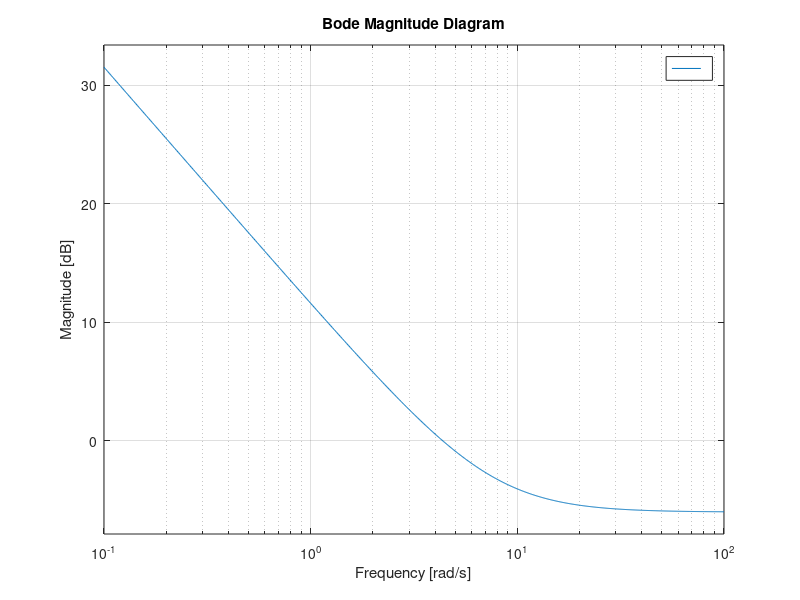

MATLAB code to generate this figure: (Note: this script raises an error after producing the figure.)
%% Homework4
% Yejing Zhou & Mengyan Li

w = logspace(-3,4,1000);
t = linspace(0,2.5,1000);
%% Plant Model
Ap = [-1.3046e+00   1.0000e+00  -2.1420e-01            0;
   4.7711e+01            0  -1.0483e+02            0;
            0            0            0   1.0000e+00;
            0            0  -4.7769e+03  -9.7729e+01]


Bp =[0;0;0;4.7769e+03]


Cp =[ -1.1569e+03            0  -1.8995e+02            0;
   1.0000e+00            0            0            0;
            0   1.0000e+00            0            0;
            0            0   1.0000e+00            0;
            0            0            0   1.0000e+00]


Dp =[0;
     0;
     0;
     0;
     0]

%% Target Loop Gain Cross-Over Frequency
% This parameter set the target bandwidth

wlgcf = 1.2; %Hz
disp(' ')
disp(['Target lgcf = ' num2str(wlgcf)])
disp(' ')

%% Sensitivity Ws

Ws.Tau = 1/(2*pi*wlgcf);
Ws.K = 0.5/Ws.Tau;
%Ws.K = 0.8/Ws.Tau;
Ws.num = Ws.K * [Ws.Tau, 1];
Ws.den = [1, 0];
[Ws.A,Ws.B,Ws.C,Ws.D] = tf2ss(Ws.num,Ws.den);

Ws.sys = ss(Ws.A,Ws.B,Ws.C,Ws.D);
figure(1)
bodemag(Ws.sys)
grid on
hold on

%% Complementary Sensitivity Wt

Wt.TauN = 1/(3.5*2*pi*wlgcf);
Wt.TauD = 0.005;
Wt.K = 0.707;
Wt.num = Wt.K * [Wt.TauN, 1];
Wt.den = [Wt.TauD, 1];
[Wt.A,Wt.B,Wt.C,Wt.D] = tf2ss(Wt.num,Wt.den);

Wt.sys = ss(Wt.A,Wt.B,Wt.C,Wt.D);


%% Control Activity

Wc = 0.1;
Cc = [0, 0, 0, 1];
Wc_sys = ss(0,0,0,Wc);

%% Controller
%%Hinf Controller
Ac_hinf = [0     0; 0  -200]
Bc1_hinf = [ 1     0     0     0     0; 1     0     0     0     0]
Bc2_hinf = [-1;0]
Cc_hinf =[-2.0470e-02  -1.4680e-01]
Dc1_hinf = [0   5.1027e+00   4.6076e-01  -7.0538e-01  -6.3309e-03]
Dc2_hinf = 0

%RSLQR Controller
Ac_r = 0
Bc1_r = [1     0     0     0     0]
Bc2_r = -1
Cc_r = -9.3194e-03
Dc1_r = [0   2.5923e+00   2.3625e-01   0            0]
Dc2_r = 0;

%% Closed loop system
%Closed loop System for Hinf
 Z_hinf = inv(eye(size(Dc1_hinf*Dp))-Dc1_hinf*Dp);
 Acl_hinf = [(Ap+Bp*Z_hinf*Dc1_hinf*Cp)              (Bp*Z_hinf*Cc_hinf);
         (Bc1_hinf*(Cp+Dp*Z_hinf*Dc1_hinf*Cp))  (Ac_hinf+Bc1_hinf*Dp*Z_hinf*Cc_hinf)]
 Bcl_hinf = [       Bp*Z_hinf*Dc2_hinf;
         (Bc2_hinf+Bc1_hinf*Dp*Z_hinf*Dc2_hinf)]
 Ccl_hinf = [(Cp+Dp*Z_hinf*Dc1_hinf*Cp) (Dp*Z_hinf*Cc_hinf)]
 Dcl_hinf=(Dp*Z_hinf*Dc2_hinf)
 sys_clh = ss(Acl_hinf,Bcl_hinf,Ccl_hinf,Dcl_hinf);

 %Closed loop system for RSLQR
 Z_r = inv(eye(size(Dc1_r*Dp))-Dc1_r*Dp);
 Acl_r = [     (Ap+Bp*Z_r*Dc1_r*Cp)              (Bp*Z_r*Cc_r);
         (Bc1_r*(Cp+Dp*Z_r*Dc1_r*Cp))  (Ac_r+Bc1_r*Dp*Z_r*Cc_r)]
 Bcl_r = [       Bp*Z_r*Dc2_r;
         (Bc2_r+Bc1_r*Dp*Z_r*Dc2_r)]
 Ccl_r = [(Cp+Dp*Z_r*Dc1_r*Cp) (Dp*Z_r*Cc_r)]
 Dcl_r =(Dp*Z_r*Dc2_r)
 sys_clr = ss(Acl_r,Bcl_r,Ccl_r,Dcl_r);

%% Step Response
 %Step response for Hinf
 y_hinf = step(sys_clh,t);
 az_h = y_hinf(:,1); %  acceleration (fps2)
 aze_h = abs(ones(size(az_h))-az_h);  % error for az
 taur_h = 0.; taus_h= 0.; % rise time and settling time
 fv_h = aze_h(numel(aze_h)); % final value of the error
 e_nh = aze_h - fv_h*ones(size(aze_h)) - 0.36*ones(size(aze_h));
 e_n1h = abs(e_nh) + e_nh;
 taur_h = crosst(e_n1h,t); % rise time 
 e_nh = aze_h - fv_h*ones(size(aze_h)) - 0.05*ones(size(aze_h));
 e_n1h = abs(e_nh) + e_nh;
 taus_h = crosst(e_n1h,t); % settling time
%Step response for RSLQR
  y_r = step(sys_clr,t);
  az_r = y_r(:,1); %  acceleration (fps2)
  aze_r = abs(ones(size(az_r))-az_r);  % error for az
  taur_r = 0.; taus_r= 0.; % rise time and settling time
  fv_r = aze_r(numel(aze_r)); % final value of the error
  e_nr = aze_r - fv_r*ones(size(aze_r)) - 0.36*ones(size(aze_r));
  e_n1r = abs(e_nr) + e_nr;
  taur_r = crosst(e_n1r,t); % rise time 
  e_nr = aze_r - fv_r*ones(size(aze_r)) - 0.05*ones(size(aze_r));
  e_n1r = abs(e_nr) + e_nr;
  taus_r = crosst(e_n1r,t); % settling time
     

%% Frequency Domain Analysis
    %RSLQR
  A_Lur = [ Ap 0.*Bp*Cc_r;  Bc1_r*Cp Ac_r];
  B_Lur = [ Bp; Bc1_r*Dp];
  C_Lur = -[ Dc1_r*Cp Cc_r];%change sign for loop gain
  D_Lur = -[ Dc1_r*Dp];
  sys_Lur = ss(A_Lur,B_Lur,C_Lur,D_Lur);
  magdb = 20*log10(abs(squeeze(freqresp(sys_Lur,w))));
  wc_r = crosst(magdb,w); % LGCF, assumes Lu is a scalar
  sr_r = sigma(sys_Lur,w,3);
  sru_minr = min(abs(sr_r));
  rd_r = sigma(sys_Lur,w,2);
  rdu_minr = min(abs(rd_r));
  Lu_r = freqresp(sys_Lur,w);
    %Hinf
  A_Luh = [ Ap 0.*Bp*Cc_hinf;  Bc1_hinf*Cp Ac_hinf];
  B_Luh = [ Bp; Bc1_hinf*Dp];
  C_Luh = -[ Dc1_hinf*Cp Cc_hinf];%change sign for loop gain
  D_Luh = -[ Dc1_hinf*Dp];
  sys_Luh = ss(A_Luh,B_Luh,C_Luh,D_Luh);
  magdb = 20*log10(abs(squeeze(freqresp(sys_Luh,w))));
  wc_h = crosst(magdb,w); % LGCF, assumes Lu is a scalar
  sr_h = sigma(sys_Luh,w,3);
  sru_minh = min(abs(sr_h));
  rd_h = sigma(sys_Luh,w,2);
  rdu_minh = min(abs(rd_h));
  Lu_h = freqresp(sys_Luh,w);
     
%% Plots
% Plot Unit step Az command
figure;
plot(t,az_h,'b','LineWidth',2);
hold on
plot(t,az_r,'r','LineWidth',2);
grid
title('Step Reponse of Acceleration: Hinf V.S. RSLQR')
legend(['Hinf-Response: 63% Tr = ' num2str(taur_h) ' 95% Ts = ' num2str(taus_h)],['RSLQR-Response: 63% Tr = ' num2str(taur_r) ' 95% Ts = ' num2str(taus_r)])
xlabel('Time (sec)');
ylabel('Az (fps2)');

% Plot Nyquist
  theta = -2*pi:.001:2*pi;
  x1 = cos(theta);
  y1 = sin(theta);
  xu = x1-1;
  yu = y1;
  xir = rdu_minr*x1 - 1;
  yir = rdu_minr*y1 ;
  xih = rdu_minh*x1 - 1;
  yih = rdu_minh*y1 ;
  figure 
  plot(xih,yih,'-.r',xir,yir,'r',xu,yu,'k',real(squeeze(Lu_r)),imag(squeeze(Lu_r)),'b',real(squeeze(Lu_h)),imag(squeeze(Lu_h)),'g');
  grid
  axis([-3 2 -2 2]);
  legend('Loop-Hinf','Loop-RSLQR','Unit Circle','Lu-RSLQR','Lu-Hinf');
  xlabel('Real')
  ylabel('Imaginary')
  title('Nyquist Plot at Plant Inutput: RSLQR V.S. Hinf')

%plot bode
  figure;
  margin(sys_Lur);grid
  hold on
  margin(sys_Luh)
  legend('RSLQR:','Hinf')
  xlabel('Frequency (rps)')
  ylabel('Mag')
  title('Bode at Input: RSLQR V.S. Hinf')
%plot return difference
figure
semilogx(w,20*log10(abs(rd_r)),'r','LineWidth',2);grid
hold on
semilogx(w,20*log10(abs(rd_h)),'b','LineWidth',2);
legend([' RSLQR-min(I+Lu_r) = ' num2str(rdu_minr)],[' Hinf-min(I+Lu_h) = ' num2str(rdu_minh)]);
xlabel('Frequency (rps)')
ylabel('Mag dB')
title('Return Difference at Plant Input: RSLQR V.S. Hinf')
%plot stability matrix
figure
semilogx(w,20*log10(abs(sr_r)),'r','LineWidth',2);grid
hold on
semilogx(w,20*log10(abs(sr_h)),'b','LineWidth',2);
legend([' RSLQR-min(I+Lu_r) = ' num2str(sru_minr)],[' Hinf-min(I+Lu_h) = ' num2str(sru_minh)]);
xlabel('Frequency (rps)')
ylabel('Mag dB')
title('Stability Robustness at Plant Input: RSLQR V.S. Hinf')
  
%%Compute singluar value margins
%H-inf
hinf_neg_gm =  min([ (1/(1+rdu_minh)) (1-sru_minh)]); % in dB
hinf_pos_gm =  max([ (1/(1-rdu_minh)) (1+sru_minh)]); % in dB
hinf_neg_gmdB = 20*log10( hinf_neg_gm ); % in dB
hinf_pos_gmdB = 20*log10( hinf_pos_gm ); % in dB
hinf_pm = 180*(max([2*asin(rdu_minh/2) 2*asin(sru_minh/2)]))/pi;% in deg
disp('H inf Singular value margins')
disp(['H inf Min Singular value I+Lu =    ' num2str(rdu_minh)])
disp(['H inf Min Singular value I+invLu = ' num2str(sru_minh)])
disp(['H inf Singular value gain margins = [' ...
num2str(hinf_neg_gmdB) ' dB,' num2str(hinf_pos_gmdB) ' dB ]' ])
disp(['H inf Singular value phase margins = [ +/-' ...
num2str(hinf_pm)  ' deg ]' ])

%RSLQR
rslqr_neg_gm =  min([ (1/(1+rdu_minr)) (1-sru_minr)]); % in dB
rslqr_pos_gm =  max([ (1/(1-rdu_minr)) (1+sru_minr)]); % in dB
rslqr_neg_gmdB = 20*log10( rslqr_neg_gm ); % in dB
rslqr_pos_gmdB = 20*log10( rslqr_pos_gm ); % in dB
rslqr_pm = 180*(max([2*asin(rdu_minr/2) 2*asin(sru_minr/2)]))/pi;% in deg
disp('RSLQR singular value margins')
disp(['RSLQR Min Singular value I+Lu =    ' num2str(rdu_minr)])
disp(['RSLQR Min Singular value I+invLu = ' num2str(sru_minr)])
disp(['RSLQR Singular value gain margins = [' ...
num2str(rslqr_neg_gmdB) ' dB,' num2str(rslqr_pos_gmdB) ' dB ]' ])
disp(['RSLQRSingular value phase margins = [ +/-' ...
num2str(rslqr_pm)  ' deg ]' ])
     
% Analysis at plant output
%H-inf     
hinf_T  = freqresp(sys_clh,w); % Complementary Sensitivity
hinf_S = 1 - hinf_T; % Sensitivity
hinf_T_Az = 20*log10(abs(squeeze(hinf_T(1,1,:))));
hinf_S_Az = 20*log10(abs(squeeze(hinf_S(1,1,:))));
hinf_Tmax = max(hinf_T_Az); % Inf Norm of T in dB
hinf_Smax = max(hinf_S_Az); % Inf Norm of S in dB
hinf_Ws_magdb = 20*log10(abs(squeeze(1/freqresp(Ws.sys,w))));
hinf_Wt_magdb = 20*log10(abs(squeeze(1/freqresp(Wt.sys,w)))); 

%RSLQR
rslqr_T  = freqresp(sys_clr,w); % Complementary Sensitivity
rslqr_S = 1 - rslqr_T; % Sensitivity
rslqr_T_Az = 20*log10(abs(squeeze(rslqr_T(1,1,:))));
rslqr_S_Az = 20*log10(abs(squeeze(rslqr_S(1,1,:))));
rslqr_Tmax = max(rslqr_T_Az); % Inf Norm of T in dB
rslqr_Smax = max(rslqr_S_Az); % Inf Norm of S in dB
% rslqr_Ws_magdb = 20*log10(abs(squeeze(1/freqresp(Ws.sys,w)))) ;
% rslqr_Wt_magdb = 20*log10(abs(squeeze(1/freqresp(Wt.sys,w)))) ;

figure('Name','Comp Sens T');
semilogx(w,hinf_T_Az,'b', w,rslqr_T_Az,'r', w,hinf_Wt_magdb,'k','LineWidth',2);grid
legend(['H-inf: ||T||inf = ' num2str(hinf_Tmax) ' (dB)'],['RSLQR: ||T||inf = ' num2str(rslqr_Tmax) ' (dB)'], 'invWt','Location','Best');
title('Comp Sens T');
xlabel('Freq (rps)');ylabel('Mag (dB)');


figure('Name','Sens S');
semilogx(w,hinf_S_Az,'b',w,rslqr_S_Az,'r',w,hinf_Ws_magdb,'k','LineWidth',2);grid
legend(['H-inf: ||S||inf = ' num2str(hinf_Smax) ' (dB)'],['RSLQR: ||S||inf = ' num2str(rslqr_Smax) ' (dB)'],'invWs','Location','Best');
title('Sens S');
xlabel('Freq (rps)');ylabel('Mag (dB)');
